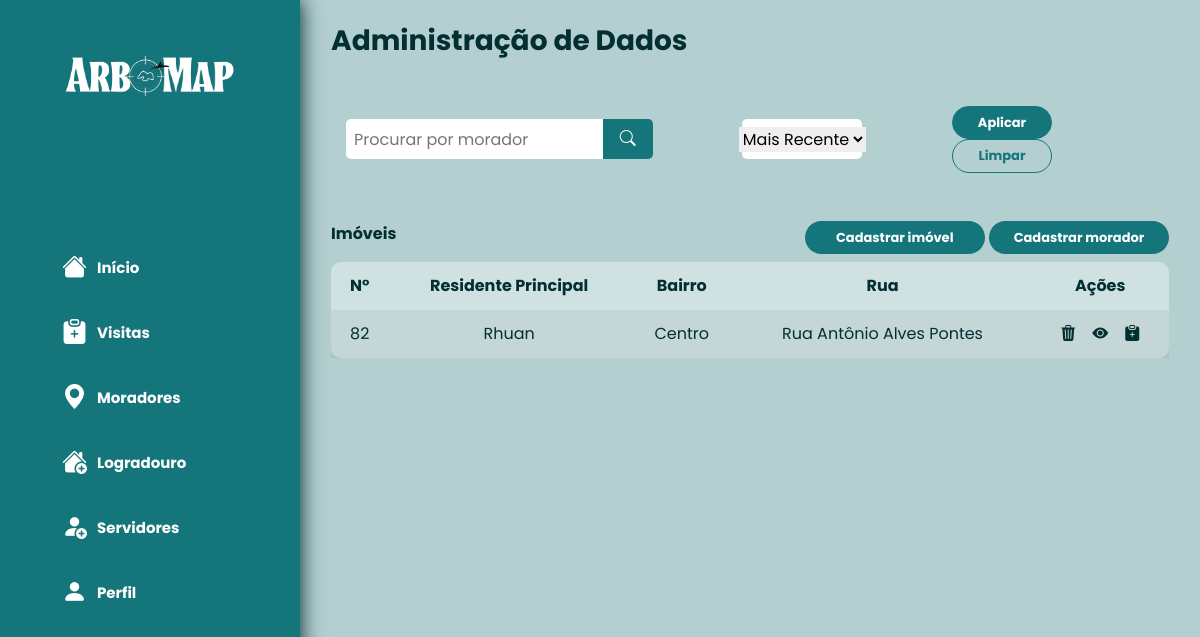
The page /filtro_moradores/ on the database as committed earlier.
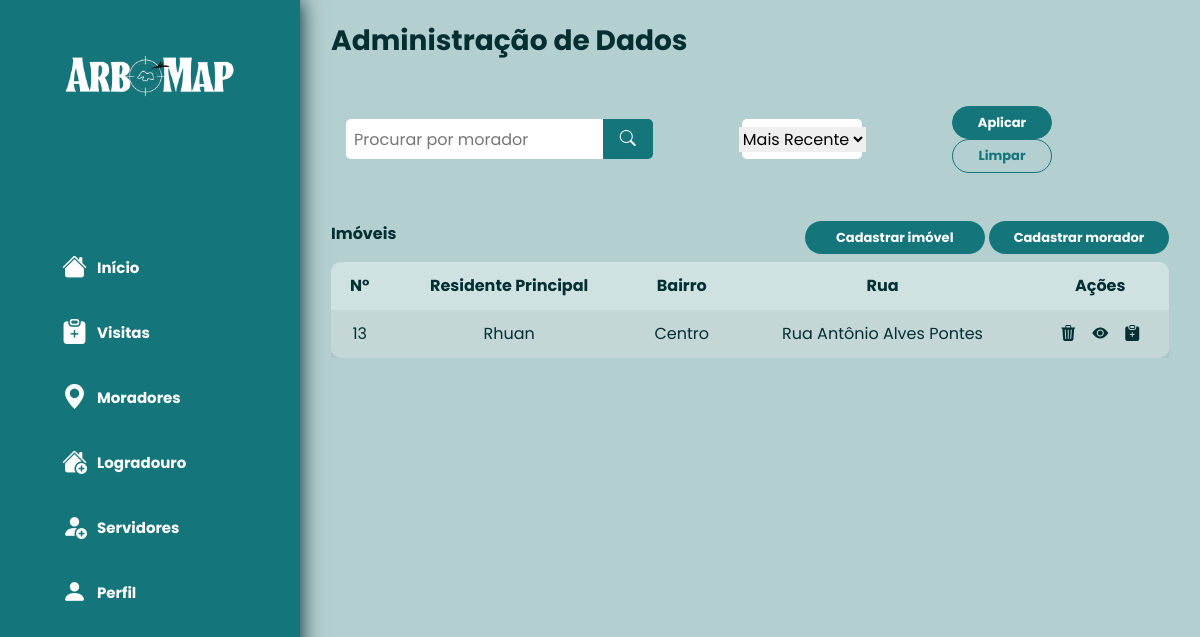
The same page on the database as committed later.
### imovel/models.py (models this page shows, shortened)
class Imovel (models.Model):
    tipo_propriedade = models.CharField(max_length=MEDIUM_CHAR_FIELD_NAME_LENGTH, choices=TIPO_PROPRIEDADE)
    morador = models.ForeignKey(Morador, on_delete=models.CASCADE)
    rua = models.ForeignKey(Rua,on_delete=models.CASCADE)
    bairro = models.ForeignKey(Bairro,on_delete=models.CASCADE)
    numero = models.CharField(max_length=MEDIUM_CHAR_FIELD_NAME_LENGTH)
    referencia = models.CharField(max_length=MEDIUM_CHAR_FIELD_NAME_LENGTH)
    reservatorio = models.CharField(max_length=MEDIUM_CHAR_FIELD_NAME_LENGTH)
    quantidade = models.IntegerField()
    data_adicao = models.DateTimeField(auto_now_add=True)

### morador/models.py (models this page shows, shortened)
class Morador (models.Model):
    nome = models.CharField(max_length=MAX_CHAR_FIELD_NAME_LENGTH)
    email = models.EmailField()
    data_nascimento = models.DateField()
    sus = models.CharField(max_length=SMALL_CHAR_FIELD_NAME_LENGTH)
    cpf = models.CharField(max_length=SMALL_CHAR_FIELD_NAME_LENGTH)
    genero = models.CharField(max_length=MEDIUM_CHAR_FIELD_NAME_LENGTH, choices=TIPO_GENERO)
    telefone = models.CharField(max_length=SMALL_CHAR_FIELD_NAME_LENGTH)
    data_adicao = models.DateTimeField(auto_now_add=True)

### bairro/models.py (models this page shows)
class Bairro (models.Model):
    nome = models.CharField(max_length=MAX_CHAR_FIELD_NAME_LENGTH)
    data_adicao = models.DateTimeField(auto_now_add=True)
    def __str__(self):
        return f"{self.nome}"

### rua/models.py (models this page shows, shortened)
class Rua (models.Model):
    nome = models.CharField(max_length=MAX_CHAR_FIELD_NAME_LENGTH)
    tipo_rua = models.CharField(max_length=MEDIUM_CHAR_FIELD_NAME_LENGTH, choices=TIPO_RUA)
    bairro = models.ForeignKey(Bairro,on_delete=models.CASCADE)
    data_adicao = models.DateTimeField(auto_now_add=True)

### imovel/views.py (the view)
# urls.py: path('filtro_moradores/', filtro_moradores, name='filtro_moradores'),
def filtro_moradores(request):
    termo_morador = request.GET.get('termo_morador', '')
    ordenacao = request.GET.get('ordenacao', 'mais_recente')  # Padrão para ordenação mais recente
    if ordenacao == 'mais_antigo':
        moradores = Imovel.objects.order_by('data_adicao')
    else:
        moradores = Imovel.objects.order_by('-data_adicao')
    if termo_morador:
        moradores = moradores.filter(morador__icontains=termo_morador)
    return render(request, 'imovel/filter_imovel.html', {
        'moradores': moradores,
        'termo_morador': termo_morador,
        'ordenacao': ordenacao,
    })

### imovel/templates/imovel/filter_imovel.html (shortened to what the changed rows need)
{% extends 'base.html' %}
{% block content %}
  <div class="mt-2">
    <div class="table-responsive">
      <table class="table table-striped table-borderless">
        <thead>
          <tr class="text-center">
            <th scope="col">N°</th>
            <th scope="col">Residente Principal</th>
            <th scope="col">Bairro</th>
            <th scope="col">Rua</th>
            <th scope="col">Ações</th>
          </tr>
        </thead>
        <tbody>
          {% for morador in moradores %}
            <tr class="text-center">
              <td>{{ morador.numero }}</td>
              <td>
                <a style="text-decoration: none; color:#022F32" href="{% url 'visitas' %}">{{ morador.morador.nome }}</a>
              </td>
              <td>{{ morador.bairro }}</td>
              <td>{{ morador.rua.nome }}</td>
              <td>
                <div class="d-flex justify-content-center">
                  <a href="{% url 'imovel_remover' morador.pk %}" class="mr-3"><i class="bi bi-trash3-fill" id="tableicon"></i></a>
                  <a href="{% url 'imovel_editar' morador.pk %}" class="mr-3"><i class="bi bi-eye-fill" id="tableicon"></i></a>
                  <a href="{% url 'visitas' %}"><i class="bi bi-clipboard-plus-fill" id="tableicon"></i></a>
                </div>
              </td>
            </tr>
            {% empty %}
            <tr class="text-center">
              <td colspan="5">
                <p>Não existem reservas cadastradas.</p>
              </td>
            </tr>
          {% endfor %}
        </tbody>
      </table>
    </div>
  </div>
{% endblock %}

Rows that differ between the two databases and show on the page:
changed Imovel "Rhuan": numero "82" → "13"
